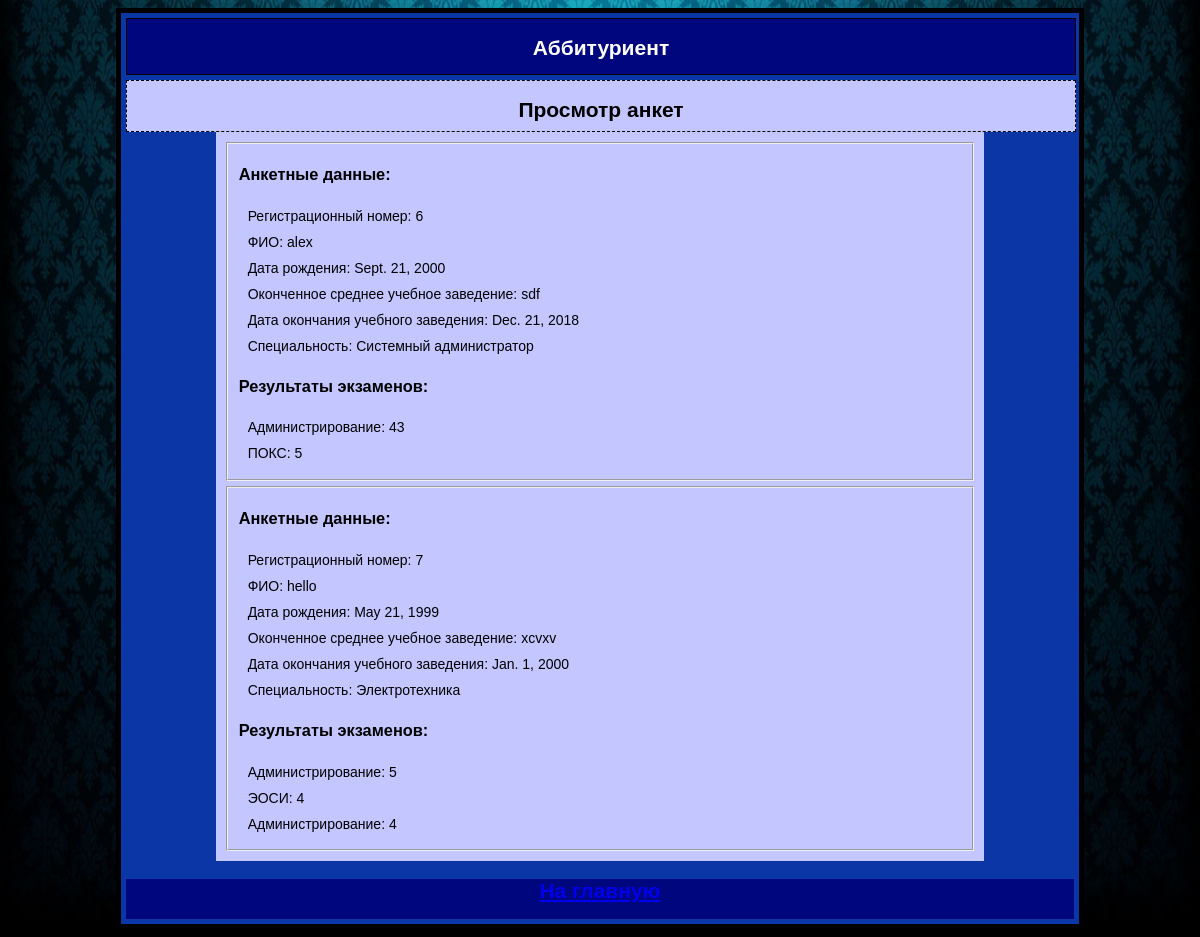
Before: /show_all_anketa/ with the older database file.
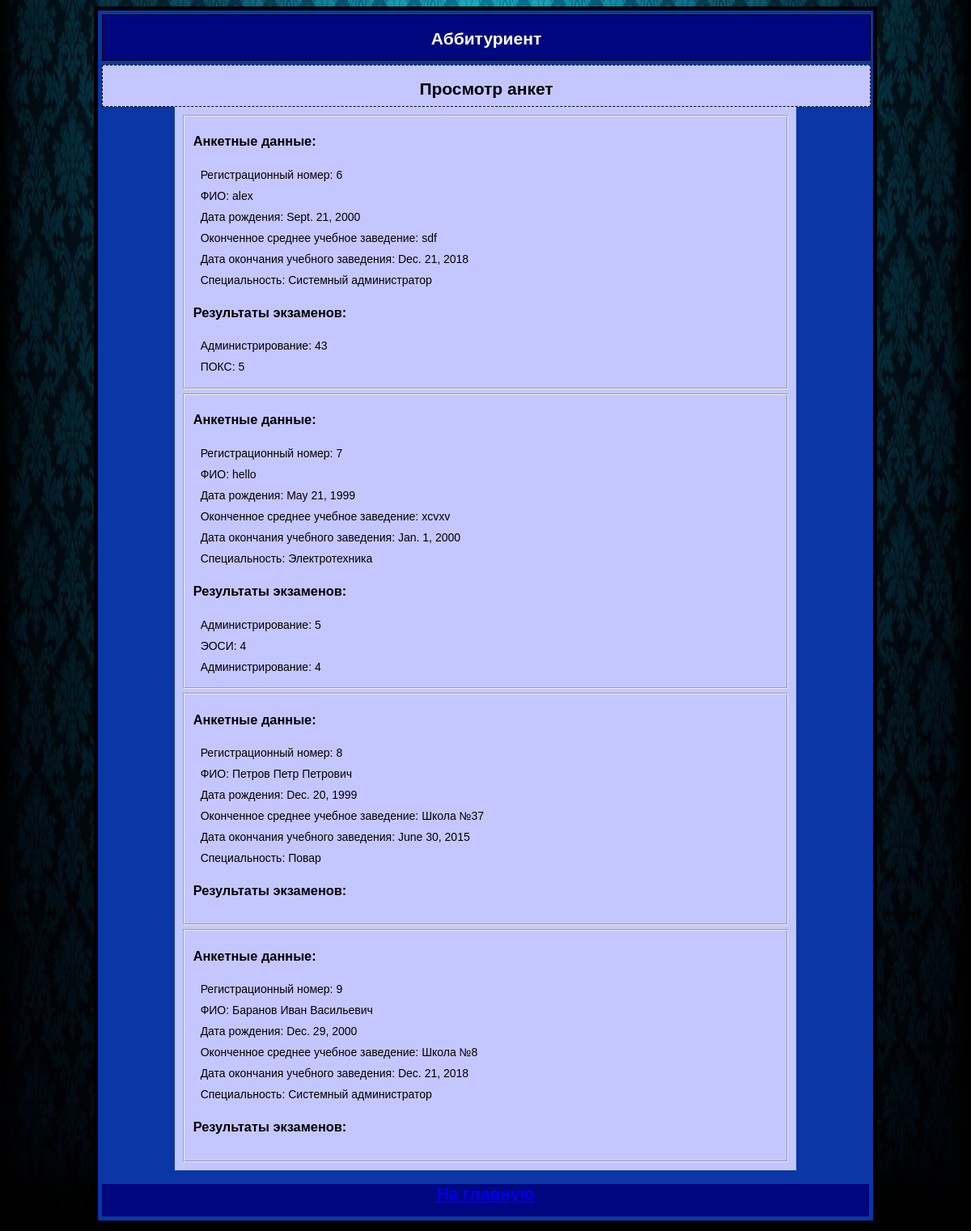
After: the same page with the newer database file.
### entrant/models.py (models this page shows, shortened)
class Anketa(models.Model): #таблица с анкетами аббитуриентов
	fio = models.CharField(max_length=100)#ФИО
	date = models.DateField()#дата рождения
	sr_obr = models.CharField(max_length=20)#Среднее образование
	date_sr_obr = models.DateField()#дата окончания учебного заведения
	medal = models.CharField(max_length=20)#наличие медали
	address = models.CharField(max_length=30)#адрес
	spec = models.ForeignKey(Special, on_delete=models.SET_NULL, null=True, default=True, blank=True)# связь один-многие с таблицей специальностей

class Special(models.Model):#таблица со специальностями
	name = models.CharField(max_length=20)#название
	def __str__(self):
		return self.name

class Exam(models.Model):#таблица с результатами экзаменов
	entrant = models.ForeignKey(Anketa,on_delete=models.SET_NULL, null=True, default=True, blank=True)#связь один-многие с таблицей анкет
	disc = models.ForeignKey(Disc, on_delete=models.SET_NULL, null=True, default=True, blank=True)#связь один-многие с таблицей дисциплин
	ball = models.IntegerField(default=0)#оценка

class Disc(models.Model):#таблица с дисциплинами
	name = models.CharField(max_length=20)#название
	def __str__(self):
		return self.name

### entrant/views.py (the view)
# urls.py: path('show_all_anketa/', show_all_anketa),
def show_all_anketa(request):#просмотр всех анкет
	ank = Anketa.objects.all()
	ex = Exam.objects.all()
	return render(request, "show_all_anketa.html", {'ankets':ank,
	                                                'ex': ex})

### templates/show_all_anketa.html
{% extends 'base.html' %}
{% block name %}
	<h2>Просмотр анкет</h2>
{% endblock %}
{% block content %}
	{% for i in ankets %}
		<fieldset>
			<h3>Анкетные данные:</h3>
			<ul>
				<li>Регистрационный номер: {{ i.id }}</li>
				<li>ФИО: {{ i.fio }}</li>
				<li>Дата рождения: {{ i.date }}</li>
				<li>Оконченное среднее учебное заведение: {{ i.sr_obr }} </li>
				<li>Дата окончания учебного заведения: {{ i.date_sr_obr }} </li>
				<li>Специальность: {{ i.spec }}</li>
			</ul>
			<h3>Результаты экзаменов:</h3>
			<ul>
				{% for exam in ex %}
					{% if exam.entrant.id == i.id %}
						<li>{{ exam.disc }}: {{ exam.ball }}</li>
					{% endif %}
				{% endfor %}
			</ul>
		</fieldset>
	{% endfor %}
{% endblock %}

Changed rows visible on the page:
added Anketa: id "8", fio "Петров Петр Петрович", date "Dec. 20, 1999", sr_obr "Школа №37", date_sr_obr "June 30, 2015", spec "Повар"
added Anketa: id "9", fio "Баранов Иван Васильевич", date "Dec. 29, 2000", sr_obr "Школа №8", date_sr_obr "Dec. 21, 2018", spec "Системный администратор"
